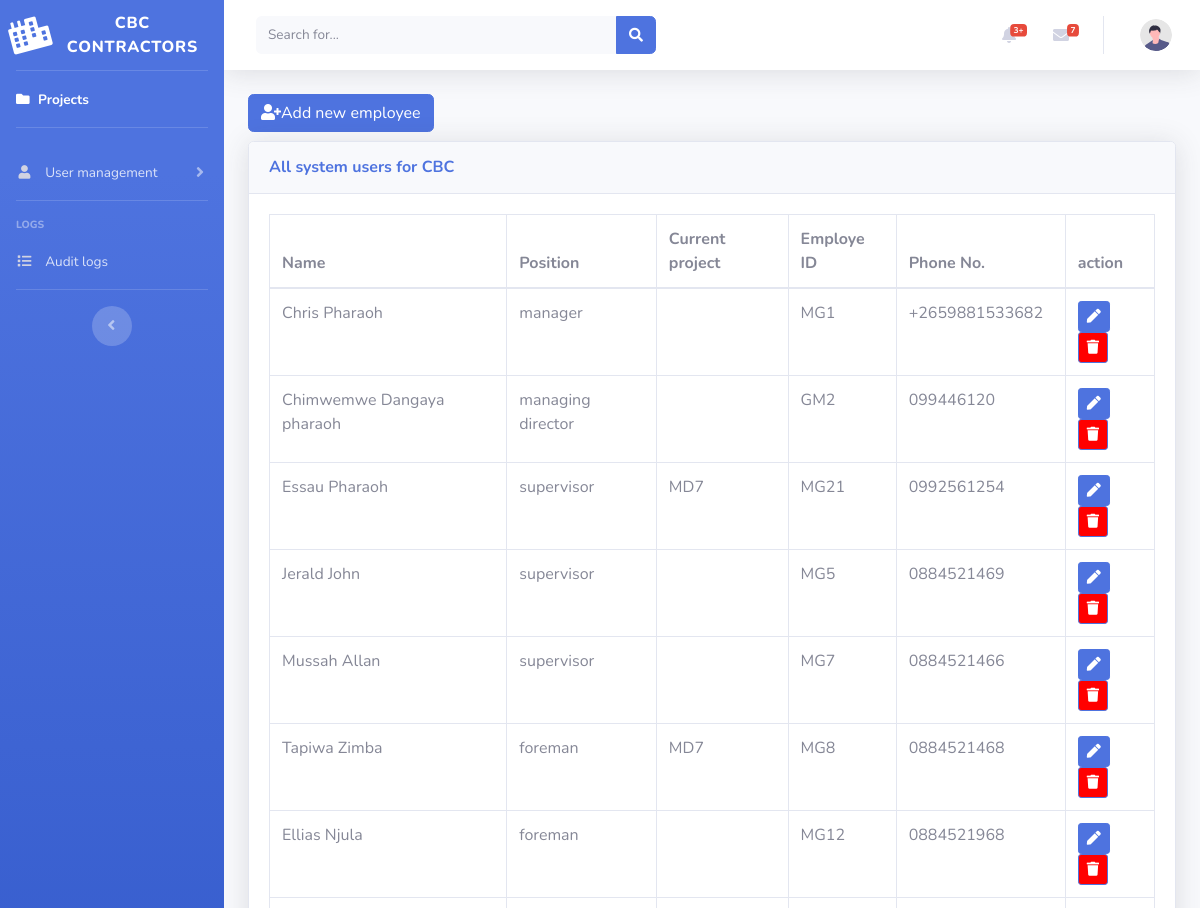
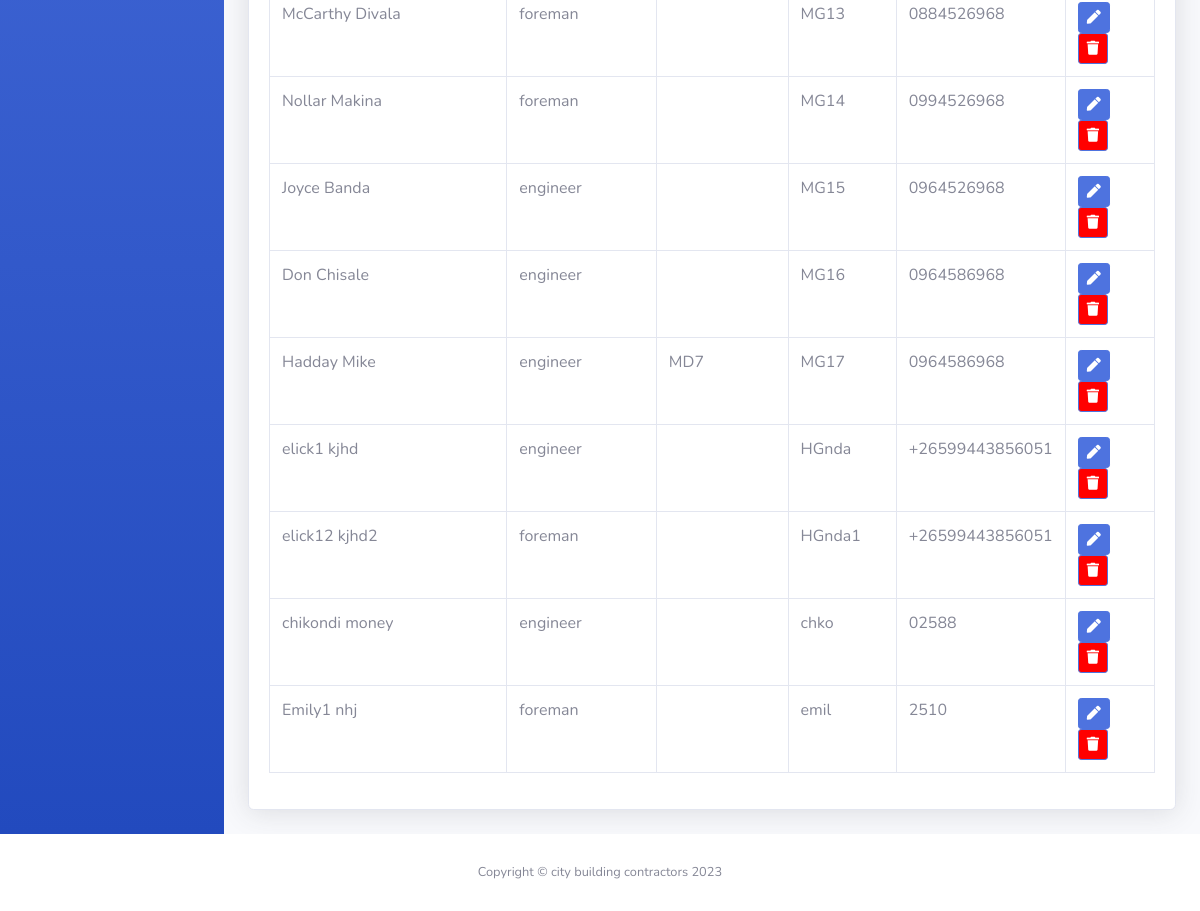
Page /manageuser.php on the committed database (2 pictures, top to bottom).
### tables this page shows
CREATE TABLE `employee` (
  `id` int(15) NOT NULL,
  `employeeNumber` varchar(20) DEFAULT NULL,
  `firstName` varchar(100) DEFAULT NULL,
  `projectId` varchar(45) DEFAULT NULL,
  `lastName` varchar(45) NOT NULL,
  `phoneNumber` varchar(15) NOT NULL,
  `email` varchar(100) NOT NULL,
  `role` varchar(50) NOT NULL,
  `password` varchar(200) DEFAULT NULL,
  `user_name` varchar(100) NOT NULL,
  `fullname` varchar(250) NOT NULL
);

### manageuser.php (the view, shortened to what this page needs)
<!DOCTYPE html>
<html lang="en">
<head>
    <link href="vendor/fontawesome-free/css/all.min.css" rel="stylesheet" type="text/css">
    <link href="css/sb-admin-2.min.css" rel="stylesheet">
</head>
<body id="page-top">
    <div id="wrapper">
        <ul class="navbar-nav bg-gradient-primary sidebar sidebar-dark accordion" id="accordionSidebar">
            <a class="sidebar-brand d-flex align-items-center justify-content-center" href="index.php">
                <div class="sidebar-brand-icon rotate-n-15">
                   <i class="fas fa-city"></i>
                </div>
                <div class="sidebar-brand-text mx-3">CBC Contractors</div>
            </a>
            <hr class="sidebar-divider my-0">
            <li class="nav-item active">
                <a class="nav-link" href="index.php">
                <i class="fas fa-folder"></i>
                    <span>Projects</span></a>
            </li>
            <hr class="sidebar-divider">
            <li class="nav-item">
                <a class="nav-link collapsed" href="#" data-toggle="collapse" data-target="#collapseTwo"
                    aria-expanded="true" aria-controls="collapseTwo">
                    <i class="fas fa-user fa-sm fa-fw mr-2 text-gray-400"></i>
                    <span>User management</span>
                </a>
            </li>
            <hr class="sidebar-divider">
            <div class="sidebar-heading">
                LOGS
            </div>
            <li class="nav-item">
                <a class="nav-link" href="AuditLogs.php">
                <i class="fas fa-list fa-sm fa-fw mr-2 text-gray-400"></i>
                    <span>Audit logs</span></a>
            </li>
            <hr class="sidebar-divider d-none d-md-block">
            <div class="text-center d-none d-md-inline">
                <button class="rounded-circle border-0" id="sidebarToggle"></button>
            </div>
        </ul>
        <div id="content-wrapper" class="d-flex flex-column">
            <div id="content">
                <nav class="navbar navbar-expand navbar-light bg-white topbar mb-4 static-top shadow">
                    <form
                        class="d-none d-sm-inline-block form-inline mr-auto ml-md-3 my-2 my-md-0 mw-100 navbar-search">
                        <div class="input-group">
                            <input type="text" class="form-control bg-light border-0 small" placeholder="Search for..."
                                aria-label="Search" aria-describedby="basic-addon2">
                            <div class="input-group-append">
                                <button class="btn btn-primary" type="button">
                                    <i class="fas fa-search fa-sm"></i>
                                </button>
                            </div>
                        </div>
                    </form>
                    <ul class="navbar-nav ml-auto">
                        <li class="nav-item dropdown no-arrow mx-1">
                            <a class="nav-link dropdown-toggle" href="#" id="alertsDropdown" role="button"
                                data-toggle="dropdown" aria-haspopup="true" aria-expanded="false">
                                <i class="fas fa-bell fa-fw"></i>
                                <span class="badge badge-danger badge-counter">3+</span>
                            </a>
                        </li>
                        <li class="nav-item dropdown no-arrow mx-1">
                            <a class="nav-link dropdown-toggle" href="#" id="messagesDropdown" role="button"
                                data-toggle="dropdown" aria-haspopup="true" aria-expanded="false">
                                <i class="fas fa-envelope fa-fw"></i>
                                <span class="badge badge-danger badge-counter">7</span>
                            </a>
                        </li>
                        <li class="nav-item dropdown no-arrow">
                            <a class="nav-link dropdown-toggle" href="#" id="userDropdown" role="button"
                                data-toggle="dropdown" aria-haspopup="true" aria-expanded="false">
                                <img class="img-profile rounded-circle"
                                    src="img/undraw_profile.svg">
                            </a>
                        </li>
                    </ul>
                </nav>
                <div class="container-fluid">
                    <a href="registerUser.php" style ="margin-bottom:1%"class="btn btn-primary"><i class="fas fa-user-plus"></i>Add new employee</a>
                <br>
                    <div class="card shadow mb-4">
                        <div class="card-header py-3">
                            <h6 class="m-0 font-weight-bold text-primary">All system users for CBC</h6>
                        </div>
                        <div class="card-body">
                            <div class="table-responsive">
                                <table class="table table-bordered" id="dataTable" width="100%" cellspacing="0">
                                    <thead>
                                        <tr>
                                            <th>Name</th>
                                            <th>Position</th>
                                            <th>Current project</th>
                                            <th>Employe ID</th>
                                            <th>Phone No.</th>
                                            <th>action</th>
                                        </tr>
                                    </thead>
                                    <tbody>
                                    <?php
                                        include('db_connection.php');
                                        $query = "SELECT * FROM `employee`";
                                        $result = mysqli_query($MySQLDb,$query);
                                        while($row = $result->fetch_assoc() ){
                                       echo" <tr>
                                            <td>".$row["firstName"]."   ".$row["lastName"]."</td>
                                            <td>".$row["role"]."</td>
                                            <td>".$row["projectId"]."</td>
                                            <td>".$row["employeeNumber"]."</td>
                                            <td>".$row["phoneNumber"]."</td>
                                            <td>
                                                <a href='manage_user_edit.php?id=$row[id]'  class='btn btn-primary btn-sm'><i class='fas fa-pen'></i></a>
                                                <a  href='manage_daelete.php?id=$row[id]' style='background:red' class='btn btn-primary btn-sm'><i class='fas fa-trash'></i></a>
                                            </td>
                                        </tr>";
                                        }
                                        ?>
                                    </tbody>
                                </table>
                            </div>
                        </div>
                    </div>
                </div>
            </div>
                </div>
            </div>
            <footer class="sticky-footer bg-white">
                <div class="container my-auto">
                    <div class="copyright text-center my-auto">
                        <span>Copyright &copy; city building contractors 2023</span>
                    </div>
                </div>
            </footer>
</body>
</html>

### rows in the picture
employee: firstName "Chris", lastName "Pharaoh", role "manager", employeeNumber "MG1", phoneNumber "+2659881533682"
employee: firstName "Chimwemwe", lastName "Dangaya pharaoh", role "managing director", employeeNumber "GM2", phoneNumber "099446120"
employee: firstName "Essau", lastName "Pharaoh", role "supervisor", projectId "MD7", employeeNumber "MG21", phoneNumber "0992561254"
employee: firstName "Jerald", lastName "John", role "supervisor", employeeNumber "MG5", phoneNumber "0884521469"
employee: firstName "Mussah", lastName "Allan", role "supervisor", employeeNumber "MG7", phoneNumber "0884521466"
employee: firstName "Tapiwa", lastName "Zimba", role "foreman", projectId "MD7", employeeNumber "MG8", phoneNumber "0884521468"
employee: firstName "Ellias", lastName "Njula", role "foreman", employeeNumber "MG12", phoneNumber "0884521968"
employee: firstName "McCarthy", lastName "Divala", role "foreman", employeeNumber "MG13", phoneNumber "0884526968"
employee: firstName "Nollar", lastName "Makina", role "foreman", employeeNumber "MG14", phoneNumber "0994526968"
employee: firstName "Joyce", lastName "Banda", role "engineer", employeeNumber "MG15", phoneNumber "0964526968"
employee: firstName "Don", lastName "Chisale", role "engineer", employeeNumber "MG16", phoneNumber "0964586968"
employee: firstName "Hadday", lastName "Mike", role "engineer", projectId "MD7", employeeNumber "MG17", phoneNumber "0964586968"
employee: firstName "elick1", lastName "kjhd", role "engineer", employeeNumber "HGnda", phoneNumber "+26599443856051"
employee: firstName "elick12", lastName "kjhd2", role "foreman", employeeNumber "HGnda1", phoneNumber "+26599443856051"
employee: firstName "chikondi", lastName "money", role "engineer", employeeNumber "chko", phoneNumber "02588"
employee: firstName "Emily1", lastName "nhj", role "foreman", employeeNumber "emil", phoneNumber "2510"
